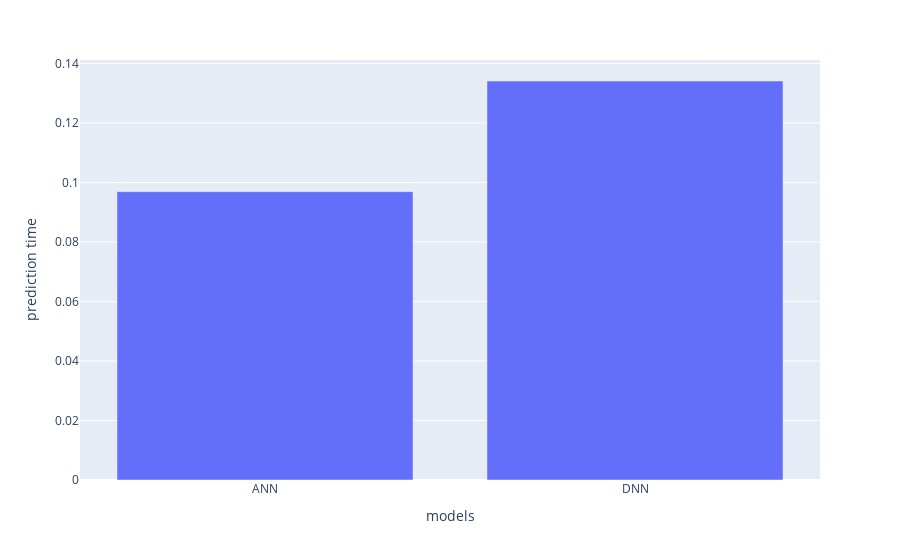

The notebook cell saved with this chart:
### Code cell
px.bar(x=models,y=te,labels={
    'y':'prediction time',
    'x':'models'
})

### Figure 1 — Plotly figure (JSON) as saved in the notebook; plotly's stock layout.template omitted (floating-point values rounded to 4 significant figures)
{"data": [{"alignmentgroup": "True", "hovertemplate": "models=%{x}<br>prediction time=%{y}<extra></extra>", "legendgroup": "", "marker": {"color": "#636efa", "pattern": {"shape": ""}}, "name": "", "offsetgroup": "", "orientation": "v", "showlegend": false, "textposition": "auto", "type": "bar", "x": ["ANN", "DNN"], "xaxis": "x", "y": [0.0969, 0.1341], "yaxis": "y"}], "layout": {"barmode": "relative", "legend": {"tracegroupgap": 0}, "margin": {"t": 60}, "xaxis": {"anchor": "y", "domain": [0, 1], "title": {"text": "models"}}, "yaxis": {"anchor": "x", "domain": [0, 1], "title": {"text": "prediction time"}}}}
